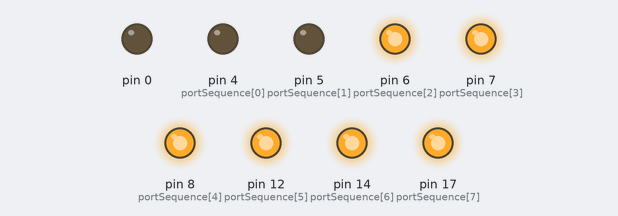
Simulated run of this sketch. Board: Arduino Uno, built with avr-gcc and run on an emulated ATmega328P. Parts: output pins drawn as LEDs (lit = HIGH).

Above: at 0.5 s.
At 2.5 s:
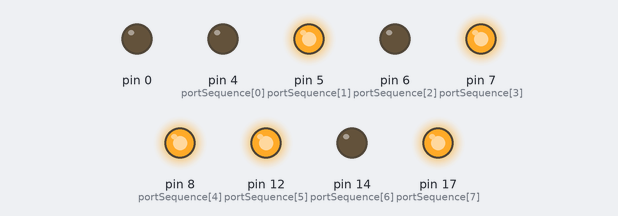
At 3.5 s:
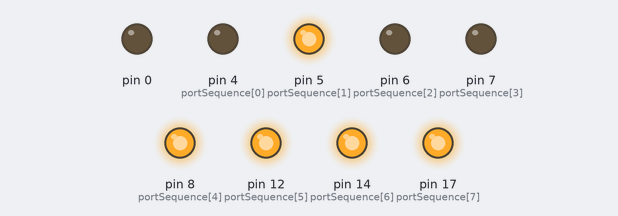
At 5.5 s:
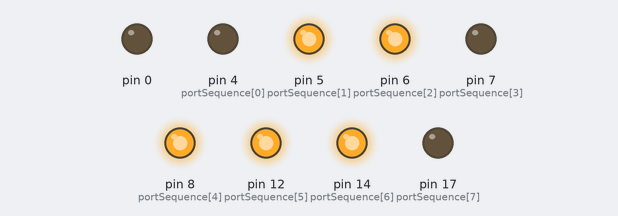
At 8.5 s:
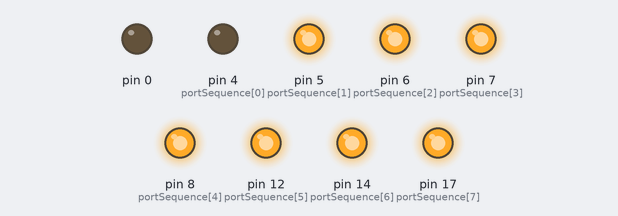
At 11.5 s:
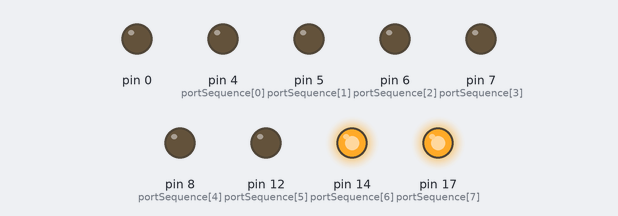
Timing chart, 0 to 13.0 s (numbered marks = the images above):
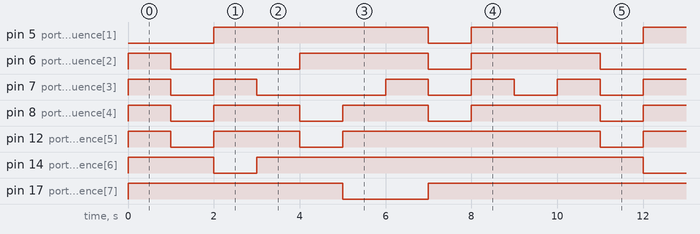

The sketch:

7-segment_display.ino
```cpp
// DP, G, F, E, D, A, C, B
 int digits[][8]={
   {0,0,1,1,1,1,1,1}, //0
   {0,0,0,0,0,0,1,1}, //1
   {0,1,0,1,1,1,0,1}, //2
   {0,1,0,0,1,1,1,1}, //3
   {0,1,1,0,0,0,1,1}, //4
   {0,1,1,0,1,1,1,0}, //5
   {0,1,1,1,1,1,1,0}, //6
   {0,0,0,0,0,1,1,1}, //7
   {0,1,1,1,1,1,1,1}, //8
   {0,1,1,0,1,1,1,1}  //9
};

int portSequence[8] = { 4, 5, 6, 7, 8, 12, 14, 17 };

void setup() {
   for(int i=0; i<9; i++) {
     pinMode(portSequence[i], OUTPUT);
   }
 }

void printNumber(int number) {
   for(int i=0; i<9; i++) {
     digitalWrite(portSequence[i], digits[number][i]);
   }
 }

void loop() {
  for(int i=0; i<=9; i++){
    printNumber(i);
    delay(1000);
  }
}
```

Measured:
- by itself, pin 5 (portSequence[1]): repeats every 10.0 s: LOW 1.0 s, HIGH 2.0 s, LOW 2.0 s, HIGH 5.0 s
- by itself, pin 6 (portSequence[2]): repeats every 10.0 s: LOW 3.0 s, HIGH 3.0 s, LOW 1.0 s, HIGH 3.0 s
- by itself, pin 7 (portSequence[3]): repeats every 10.0 s: LOW 1.0 s, HIGH 1.0 s, LOW 3.0 s, 2 × (HIGH 1.0 s, LOW 1.0 s), HIGH 1.0 s
- by itself, pin 8 (portSequence[4]): repeats every 10.0 s: 2 × (LOW 1.0 s, HIGH 2.0 s), LOW 1.0 s, HIGH 3.0 s
- by itself, pin 12 (portSequence[5]): repeats every 10.0 s: LOW 1.0 s, HIGH 2.0 s, LOW 1.0 s, HIGH 6.0 s
- by itself, pin 14 (portSequence[6]): repeats every 10.0 s: LOW 1.0 s, HIGH 9.0 s
- by itself, pin 17 (portSequence[7]): repeats every 10.0 s: LOW 2.0 s, HIGH 8.0 s
